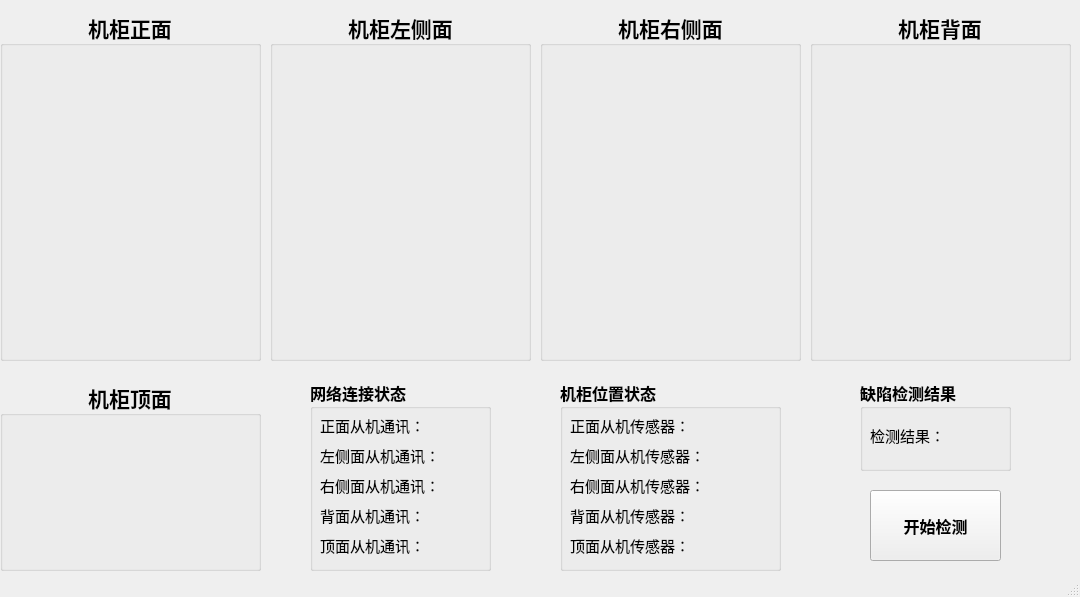
<?xml version="1.0" encoding="UTF-8"?>
<ui version="4.0">
 <class>DetectionClass</class>
 <widget class="QMainWindow" name="DetectionClass">
  <property name="geometry">
   <rect>
    <x>0</x>
    <y>0</y>
    <width>1080</width>
    <height>597</height>
   </rect>
  </property>
  <property name="windowTitle">
   <string>Surface Defects Detection</string>
  </property>
  <property name="windowIcon">
   <iconset resource="detection.qrc">
    <normaloff>:/Detection/Resources/icon.png</normaloff>:/Detection/Resources/icon.png</iconset>
  </property>
  <widget class="QWidget" name="centralWidget">
   <widget class="QPushButton" name="pushButton">
    <property name="geometry">
     <rect>
      <x>870</x>
      <y>490</y>
      <width>131</width>
      <height>71</height>
     </rect>
    </property>
    <property name="font">
     <font>
      <family>黑体</family>
      <pointsize>12</pointsize>
      <weight>75</weight>
      <bold>true</bold>
     </font>
    </property>
    <property name="text">
     <string>开始检测</string>
    </property>
    <property name="icon">
     <iconset resource="detection.qrc">
      <normaloff>:/Detection/Resources/12.png</normaloff>:/Detection/Resources/12.png</iconset>
    </property>
    <property name="iconSize">
     <size>
      <width>48</width>
      <height>48</height>
     </size>
    </property>
   </widget>
   <widget class="QGroupBox" name="groupBox">
    <property name="geometry">
     <rect>
      <x>0</x>
      <y>10</y>
      <width>261</width>
      <height>351</height>
     </rect>
    </property>
    <property name="font">
     <font>
      <family>黑体</family>
      <pointsize>16</pointsize>
      <weight>75</weight>
      <bold>true</bold>
     </font>
    </property>
    <property name="title">
     <string>机柜正面</string>
    </property>
    <property name="alignment">
     <set>Qt::AlignCenter</set>
    </property>
    <widget class="QLabel" name="label_3">
     <property name="geometry">
      <rect>
       <x>10</x>
       <y>20</y>
       <width>240</width>
       <height>320</height>
      </rect>
     </property>
     <property name="text">
      <string/>
     </property>
    </widget>
   </widget>
   <widget class="QGroupBox" name="groupBox_3">
    <property name="geometry">
     <rect>
      <x>310</x>
      <y>380</y>
      <width>181</width>
      <height>191</height>
     </rect>
    </property>
    <property name="font">
     <font>
      <family>Agency FB</family>
      <pointsize>12</pointsize>
      <weight>75</weight>
      <bold>true</bold>
     </font>
    </property>
    <property name="title">
     <string>网络连接状态</string>
    </property>
    <widget class="QLabel" name="label_7">
     <property name="geometry">
      <rect>
       <x>10</x>
       <y>30</y>
       <width>111</width>
       <height>31</height>
      </rect>
     </property>
     <property name="font">
      <font>
       <family>黑体</family>
       <pointsize>11</pointsize>
       <weight>50</weight>
       <bold>false</bold>
      </font>
     </property>
     <property name="text">
      <string>正面从机通讯：</string>
     </property>
    </widget>
    <widget class="QLabel" name="masterlabel">
     <property name="geometry">
      <rect>
       <x>140</x>
       <y>30</y>
       <width>31</width>
       <height>31</height>
      </rect>
     </property>
     <property name="text">
      <string/>
     </property>
    </widget>
    <widget class="QLabel" name="label_11">
     <property name="geometry">
      <rect>
       <x>10</x>
       <y>60</y>
       <width>121</width>
       <height>31</height>
      </rect>
     </property>
     <property name="font">
      <font>
       <family>黑体</family>
       <pointsize>11</pointsize>
       <weight>50</weight>
       <bold>false</bold>
      </font>
     </property>
     <property name="text">
      <string>左侧面从机通讯：</string>
     </property>
    </widget>
    <widget class="QLabel" name="masterlabel_2">
     <property name="geometry">
      <rect>
       <x>140</x>
       <y>60</y>
       <width>31</width>
       <height>31</height>
      </rect>
     </property>
     <property name="text">
      <string/>
     </property>
    </widget>
    <widget class="QLabel" name="label_12">
     <property name="geometry">
      <rect>
       <x>10</x>
       <y>90</y>
       <width>121</width>
       <height>31</height>
      </rect>
     </property>
     <property name="font">
      <font>
       <family>黑体</family>
       <pointsize>11</pointsize>
       <weight>50</weight>
       <bold>false</bold>
      </font>
     </property>
     <property name="text">
      <string>右侧面从机通讯：</string>
     </property>
    </widget>
    <widget class="QLabel" name="label_13">
     <property name="geometry">
      <rect>
       <x>10</x>
       <y>120</y>
       <width>111</width>
       <height>31</height>
      </rect>
     </property>
     <property name="font">
      <font>
       <family>黑体</family>
       <pointsize>11</pointsize>
       <weight>50</weight>
       <bold>false</bold>
      </font>
     </property>
     <property name="text">
      <string>背面从机通讯：</string>
     </property>
    </widget>
    <widget class="QLabel" name="label_14">
     <property name="geometry">
      <rect>
       <x>10</x>
       <y>150</y>
       <width>101</width>
       <height>31</height>
      </rect>
     </property>
     <property name="font">
      <font>
       <family>黑体</family>
       <pointsize>11</pointsize>
       <weight>50</weight>
       <bold>false</bold>
      </font>
     </property>
     <property name="text">
      <string>顶面从机通讯：</string>
     </property>
    </widget>
    <widget class="QLabel" name="masterlabel_3">
     <property name="geometry">
      <rect>
       <x>140</x>
       <y>90</y>
       <width>31</width>
       <height>31</height>
      </rect>
     </property>
     <property name="text">
      <string/>
     </property>
    </widget>
    <widget class="QLabel" name="masterlabel_4">
     <property name="geometry">
      <rect>
       <x>140</x>
       <y>120</y>
       <width>31</width>
       <height>31</height>
      </rect>
     </property>
     <property name="text">
      <string/>
     </property>
    </widget>
    <widget class="QLabel" name="masterlabel_5">
     <property name="geometry">
      <rect>
       <x>140</x>
       <y>150</y>
       <width>31</width>
       <height>31</height>
      </rect>
     </property>
     <property name="text">
      <string/>
     </property>
    </widget>
   </widget>
   <widget class="QGroupBox" name="groupBox_4">
    <property name="geometry">
     <rect>
      <x>560</x>
      <y>380</y>
      <width>221</width>
      <height>191</height>
     </rect>
    </property>
    <property name="font">
     <font>
      <family>Agency FB</family>
      <pointsize>12</pointsize>
      <weight>75</weight>
      <bold>true</bold>
     </font>
    </property>
    <property name="title">
     <string>机柜位置状态</string>
    </property>
    <widget class="QLabel" name="Lsenlabel">
     <property name="geometry">
      <rect>
       <x>170</x>
       <y>30</y>
       <width>31</width>
       <height>31</height>
      </rect>
     </property>
     <property name="text">
      <string/>
     </property>
    </widget>
    <widget class="QLabel" name="Rsenlabel">
     <property name="geometry">
      <rect>
       <x>170</x>
       <y>60</y>
       <width>31</width>
       <height>31</height>
      </rect>
     </property>
     <property name="text">
      <string/>
     </property>
    </widget>
    <widget class="QLabel" name="label_19">
     <property name="geometry">
      <rect>
       <x>10</x>
       <y>150</y>
       <width>121</width>
       <height>31</height>
      </rect>
     </property>
     <property name="font">
      <font>
       <family>黑体</family>
       <pointsize>11</pointsize>
       <weight>50</weight>
       <bold>false</bold>
      </font>
     </property>
     <property name="text">
      <string>顶面从机传感器：</string>
     </property>
    </widget>
    <widget class="QLabel" name="label_17">
     <property name="geometry">
      <rect>
       <x>10</x>
       <y>60</y>
       <width>151</width>
       <height>31</height>
      </rect>
     </property>
     <property name="font">
      <font>
       <family>黑体</family>
       <pointsize>11</pointsize>
       <weight>50</weight>
       <bold>false</bold>
      </font>
     </property>
     <property name="text">
      <string>左侧面从机传感器：</string>
     </property>
    </widget>
    <widget class="QLabel" name="label_18">
     <property name="geometry">
      <rect>
       <x>10</x>
       <y>120</y>
       <width>121</width>
       <height>31</height>
      </rect>
     </property>
     <property name="font">
      <font>
       <family>黑体</family>
       <pointsize>11</pointsize>
       <weight>50</weight>
       <bold>false</bold>
      </font>
     </property>
     <property name="text">
      <string>背面从机传感器：</string>
     </property>
    </widget>
    <widget class="QLabel" name="label_16">
     <property name="geometry">
      <rect>
       <x>10</x>
       <y>30</y>
       <width>131</width>
       <height>31</height>
      </rect>
     </property>
     <property name="font">
      <font>
       <family>黑体</family>
       <pointsize>11</pointsize>
       <weight>50</weight>
       <bold>false</bold>
      </font>
     </property>
     <property name="text">
      <string>正面从机传感器：</string>
     </property>
    </widget>
    <widget class="QLabel" name="label_15">
     <property name="geometry">
      <rect>
       <x>10</x>
       <y>90</y>
       <width>141</width>
       <height>31</height>
      </rect>
     </property>
     <property name="font">
      <font>
       <family>黑体</family>
       <pointsize>11</pointsize>
       <weight>50</weight>
       <bold>false</bold>
      </font>
     </property>
     <property name="text">
      <string>右侧面从机传感器：</string>
     </property>
    </widget>
    <widget class="QLabel" name="Rsenlabel_2">
     <property name="geometry">
      <rect>
       <x>170</x>
       <y>90</y>
       <width>31</width>
       <height>31</height>
      </rect>
     </property>
     <property name="text">
      <string/>
     </property>
    </widget>
    <widget class="QLabel" name="Rsenlabel_3">
     <property name="geometry">
      <rect>
       <x>170</x>
       <y>120</y>
       <width>31</width>
       <height>31</height>
      </rect>
     </property>
     <property name="text">
      <string/>
     </property>
    </widget>
    <widget class="QLabel" name="Rsenlabel_4">
     <property name="geometry">
      <rect>
       <x>170</x>
       <y>150</y>
       <width>31</width>
       <height>31</height>
      </rect>
     </property>
     <property name="text">
      <string/>
     </property>
    </widget>
   </widget>
   <widget class="QGroupBox" name="groupBox_5">
    <property name="geometry">
     <rect>
      <x>860</x>
      <y>380</y>
      <width>151</width>
      <height>91</height>
     </rect>
    </property>
    <property name="font">
     <font>
      <family>Agency FB</family>
      <pointsize>12</pointsize>
      <weight>75</weight>
      <bold>true</bold>
     </font>
    </property>
    <property name="title">
     <string>缺陷检测结果</string>
    </property>
    <widget class="QLabel" name="label_2">
     <property name="geometry">
      <rect>
       <x>10</x>
       <y>40</y>
       <width>81</width>
       <height>31</height>
      </rect>
     </property>
     <property name="font">
      <font>
       <family>黑体</family>
       <pointsize>11</pointsize>
       <weight>50</weight>
       <bold>false</bold>
      </font>
     </property>
     <property name="text">
      <string>检测结果：</string>
     </property>
    </widget>
    <widget class="QLabel" name="resultlabel">
     <property name="geometry">
      <rect>
       <x>110</x>
       <y>40</y>
       <width>31</width>
       <height>31</height>
      </rect>
     </property>
     <property name="text">
      <string/>
     </property>
    </widget>
   </widget>
   <widget class="QGroupBox" name="groupBox_6">
    <property name="geometry">
     <rect>
      <x>270</x>
      <y>10</y>
      <width>261</width>
      <height>351</height>
     </rect>
    </property>
    <property name="font">
     <font>
      <family>黑体</family>
      <pointsize>16</pointsize>
      <weight>75</weight>
      <bold>true</bold>
     </font>
    </property>
    <property name="title">
     <string>机柜左侧面</string>
    </property>
    <property name="alignment">
     <set>Qt::AlignCenter</set>
    </property>
    <widget class="QLabel" name="label_8">
     <property name="geometry">
      <rect>
       <x>10</x>
       <y>20</y>
       <width>240</width>
       <height>320</height>
      </rect>
     </property>
     <property name="text">
      <string/>
     </property>
    </widget>
   </widget>
   <widget class="QGroupBox" name="groupBox_2">
    <property name="geometry">
     <rect>
      <x>540</x>
      <y>10</y>
      <width>261</width>
      <height>351</height>
     </rect>
    </property>
    <property name="font">
     <font>
      <family>黑体</family>
      <pointsize>16</pointsize>
      <weight>75</weight>
      <bold>true</bold>
     </font>
    </property>
    <property name="title">
     <string>机柜右侧面</string>
    </property>
    <property name="alignment">
     <set>Qt::AlignCenter</set>
    </property>
    <widget class="QLabel" name="label_4">
     <property name="geometry">
      <rect>
       <x>10</x>
       <y>20</y>
       <width>240</width>
       <height>320</height>
      </rect>
     </property>
     <property name="text">
      <string/>
     </property>
    </widget>
   </widget>
   <widget class="QGroupBox" name="groupBox_7">
    <property name="geometry">
     <rect>
      <x>810</x>
      <y>10</y>
      <width>261</width>
      <height>351</height>
     </rect>
    </property>
    <property name="font">
     <font>
      <family>黑体</family>
      <pointsize>16</pointsize>
      <weight>75</weight>
      <bold>true</bold>
     </font>
    </property>
    <property name="title">
     <string>机柜背面</string>
    </property>
    <property name="alignment">
     <set>Qt::AlignCenter</set>
    </property>
    <widget class="QLabel" name="label_9">
     <property name="geometry">
      <rect>
       <x>10</x>
       <y>20</y>
       <width>240</width>
       <height>320</height>
      </rect>
     </property>
     <property name="text">
      <string/>
     </property>
    </widget>
   </widget>
   <widget class="QGroupBox" name="groupBox_8">
    <property name="geometry">
     <rect>
      <x>0</x>
      <y>380</y>
      <width>261</width>
      <height>191</height>
     </rect>
    </property>
    <property name="font">
     <font>
      <family>黑体</family>
      <pointsize>16</pointsize>
      <weight>75</weight>
      <bold>true</bold>
     </font>
    </property>
    <property name="title">
     <string>机柜顶面</string>
    </property>
    <property name="alignment">
     <set>Qt::AlignCenter</set>
    </property>
    <widget class="QLabel" name="label_10">
     <property name="geometry">
      <rect>
       <x>10</x>
       <y>20</y>
       <width>240</width>
       <height>161</height>
      </rect>
     </property>
     <property name="text">
      <string/>
     </property>
    </widget>
   </widget>
  </widget>
  <widget class="QStatusBar" name="statusBar"/>
  <action name="actioncamera">
   <property name="icon">
    <iconset resource="detection.qrc">
     <normaloff>:/Detection/Resources/14.png</normaloff>:/Detection/Resources/14.png</iconset>
   </property>
   <property name="text">
    <string>相机设置</string>
   </property>
  </action>
  <action name="actiontemplate">
   <property name="icon">
    <iconset resource="detection.qrc">
     <normaloff>:/Detection/Resources/15.png</normaloff>:/Detection/Resources/15.png</iconset>
   </property>
   <property name="text">
    <string>模板设置</string>
   </property>
  </action>
  <action name="actionparameter">
   <property name="icon">
    <iconset resource="detection.qrc">
     <normaloff>:/Detection/Resources/6.png</normaloff>:/Detection/Resources/6.png</iconset>
   </property>
   <property name="text">
    <string>参数设置</string>
   </property>
  </action>
  <action name="actionconnection">
   <property name="icon">
    <iconset resource="detection.qrc">
     <normaloff>:/Detection/Resources/5.png</normaloff>:/Detection/Resources/5.png</iconset>
   </property>
   <property name="text">
    <string>连接设置</string>
   </property>
  </action>
  <action name="actionsystem">
   <property name="icon">
    <iconset resource="detection.qrc">
     <normaloff>:/Detection/Resources/10.png</normaloff>:/Detection/Resources/10.png</iconset>
   </property>
   <property name="text">
    <string>系统设置</string>
   </property>
  </action>
  <action name="actionhistory">
   <property name="icon">
    <iconset resource="detection.qrc">
     <normaloff>:/Detection/Resources/4.png</normaloff>:/Detection/Resources/4.png</iconset>
   </property>
   <property name="text">
    <string>历史信息</string>
   </property>
  </action>
 </widget>
 <layoutdefault spacing="6" margin="11"/>
 <resources>
  <include location="detection.qrc"/>
 </resources>
 <connections>
  <connection>
   <sender>actioncamera</sender>
   <signal>triggered()</signal>
   <receiver>DetectionClass</receiver>
   <slot>camera_set()</slot>
   <hints>
    <hint type="sourcelabel">
     <x>-1</x>
     <y>-1</y>
    </hint>
    <hint type="destinationlabel">
     <x>423</x>
     <y>243</y>
    </hint>
   </hints>
  </connection>
  <connection>
   <sender>actionconnection</sender>
   <signal>triggered()</signal>
   <receiver>DetectionClass</receiver>
   <slot>connection_set()</slot>
   <hints>
    <hint type="sourcelabel">
     <x>-1</x>
     <y>-1</y>
    </hint>
    <hint type="destinationlabel">
     <x>423</x>
     <y>243</y>
    </hint>
   </hints>
  </connection>
  <connection>
   <sender>actionhistory</sender>
   <signal>triggered()</signal>
   <receiver>DetectionClass</receiver>
   <slot>history_display()</slot>
   <hints>
    <hint type="sourcelabel">
     <x>-1</x>
     <y>-1</y>
    </hint>
    <hint type="destinationlabel">
     <x>423</x>
     <y>243</y>
    </hint>
   </hints>
  </connection>
  <connection>
   <sender>actionparameter</sender>
   <signal>triggered()</signal>
   <receiver>DetectionClass</receiver>
   <slot>paramter_set()</slot>
   <hints>
    <hint type="sourcelabel">
     <x>-1</x>
     <y>-1</y>
    </hint>
    <hint type="destinationlabel">
     <x>423</x>
     <y>243</y>
    </hint>
   </hints>
  </connection>
  <connection>
   <sender>actiontemplate</sender>
   <signal>triggered()</signal>
   <receiver>DetectionClass</receiver>
   <slot>template_set()</slot>
   <hints>
    <hint type="sourcelabel">
     <x>-1</x>
     <y>-1</y>
    </hint>
    <hint type="destinationlabel">
     <x>423</x>
     <y>243</y>
    </hint>
   </hints>
  </connection>
  <connection>
   <sender>actionsystem</sender>
   <signal>triggered()</signal>
   <receiver>DetectionClass</receiver>
   <slot>system_set()</slot>
   <hints>
    <hint type="sourcelabel">
     <x>-1</x>
     <y>-1</y>
    </hint>
    <hint type="destinationlabel">
     <x>423</x>
     <y>243</y>
    </hint>
   </hints>
  </connection>
 </connections>
 <slots>
  <slot>camera_set()</slot>
  <slot>template_set()</slot>
  <slot>paramter_set()</slot>
  <slot>connection_set()</slot>
  <slot>system_set()</slot>
  <slot>history_display()</slot>
 </slots>
</ui>
